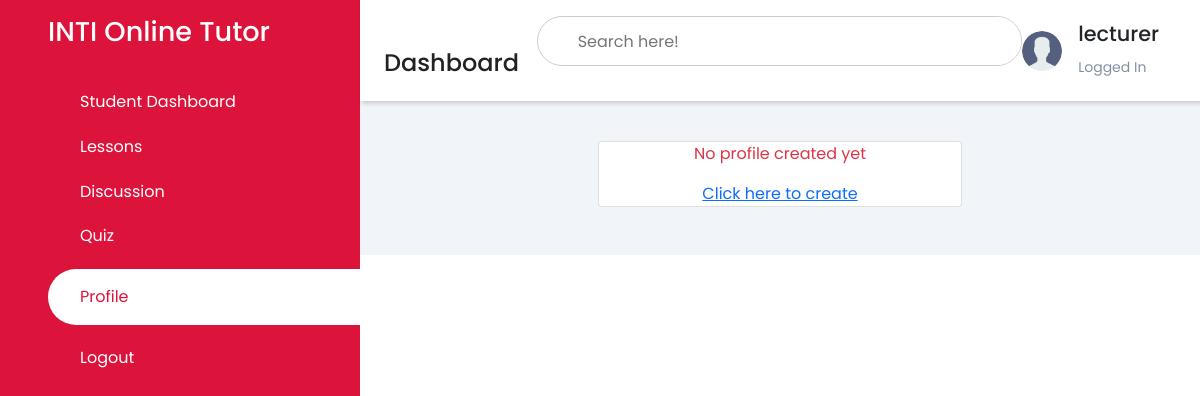
Page /student_profile/ (signed in) on the earlier database version.
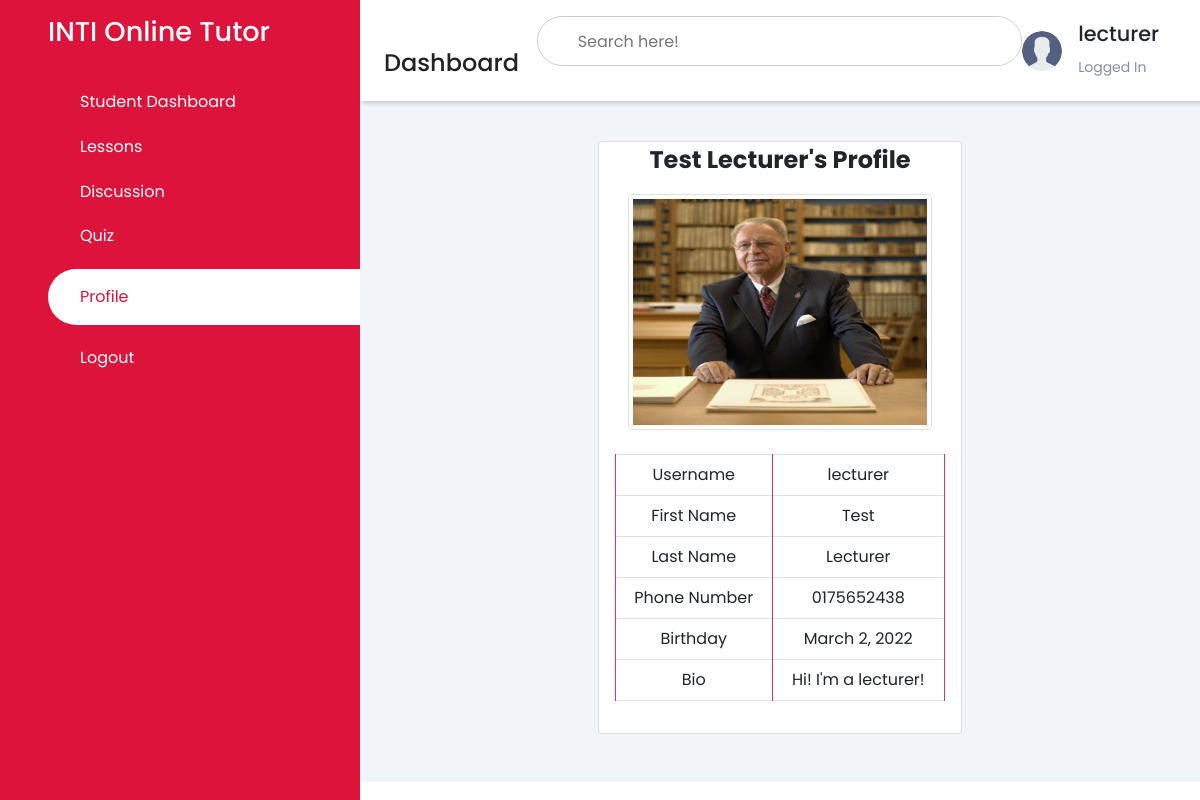
Same page on the later database version.
### pages/models.py (models this page shows, shortened)
class Profile(models.Model):
    user = models.OneToOneField(User, on_delete=models.CASCADE)
    profile_pic = models.ImageField(upload_to='', default='no-img.jpg', blank=True)
    first_name = models.CharField(max_length=255, default='')
    last_name = models.CharField(max_length=255, default='')
    email = models.EmailField(default='none@email.com')
    contact = models.CharField(max_length=255, blank=True, null=True)
    dob = models.DateField(default='24-06-1997')
    bio = models.TextField(default='')

class User(AbstractUser):
    is_student = models.BooleanField(default=False)
    is_lecturer = models.BooleanField(default=False)
    is_admin = models.BooleanField(default=False)

### pages/views.py (the view)
# urls.py: path('student_profile/', student_user_profile, name="student_profile"),
def student_user_profile(request):
    current_user = request.user
    user_id = current_user.id
    users = Profile.objects.filter(user_id=user_id)
    users = {'users': users}
    return render(request, 'dashboard/student/view_profile.html', users)

### templates/dashboard/student/view_profile.html (shortened to what the changed rows need)
<!DOCTYPE html>
<html lang="en">
<head>
    {% load static %}
    <link rel="stylesheet" href="https://maxst.icons8.com/vue-static/landings/line-awesome/line-awesome/1.3.0/css/line-awesome.min.css">
    <link rel="stylesheet" href="https://maxst.icons8.com/vue-static/landings/line-awesome/font-awesome-line-awesome/css/all.min.css">
    <link href="https://cdn.jsdelivr.net/npm/bootstrap@5.1.3/dist/css/bootstrap.min.css" rel="stylesheet">
    <link rel="stylesheet" href="{% static 'css/style.css' %}">
</head>
<body>
    <div class="sidebar">
        <div class="sidebar-brand">
            <h2>INTI Online Tutor</h2>
        </div>
    </div>
    <div class="main-content">
        <header>
            <div class="header-title">
                <h2>
                    <label for="">
                    <span class="las la-bars"></span>
                </label>
                    Dashboard
                </h2>
            </div>
        </header>
        <main>
            <div class="container-fluid">
                <div class="row">
                <div class="col-sm-6" style="padding-top: 20px">
                      <div class="card mb-3">
                               {% if users %}
                               {% for user in users %}
                          <center><strong>
                              <div style="font-size: 1.5rem;">
                          <a>{{ user.first_name }}  {{ user.last_name }}'s Profile</a></div>
                            </strong></center>
                                <div class="card-body">
                                     {% if user.profile_pic %}
                                        <center><img src="{{ user.profile_pic.url }}" class="img-thumbnail" alt="{{ user.user.username }}" style="height: 236px; width: 304px"></center><br>
                                    {% else %}
                                                    <span class="text-muted">No Profile Picture for {{ user.user.username }}</span>
                                    {% endif %}
                                        <table class="table table-bordered">
                                            <tbody>
                                                <tr>
                                                    <td>Username</td>
                                                    <td>{{ user.user.username }}</td>
                                                </tr>
                                                <tr>
                                                    <td>First Name</td>
                                                    <td>{{ user.first_name }}</td>
                                                </tr>
                                                <tr>
                                                    <td>Last Name</td>
                                                    <td>{{ user.last_name }}</td>
                                                </tr>
                                                <tr>
                                                    <td>Phone Number</td>
                                                    <td>{{ user.contact }}</td>
                                                </tr>
                                                <tr>
                                                    <td>Birthday</td>
                                                    <td>{{ user.dob }}</td>
                                                </tr>
                                                <tr>
                                                    <td>Bio</td>
                                                    <td>{{ user.bio }}</td>
                                                </tr>
                                            </tbody>
                                        </table>
                        </div>
                      </div>
                                      </div>
                                    </div>
                                  </div>
                </div>
                 {% endfor %}
                 {% else %}
                 <center><span><p class="text-danger">No profile created yet</p></span></center>
                 <center><a href="{% url 'student_create_profile' %}">Click here to create</center>
                 {% endif %}
        </main>
    </div>
</body>
</html>

Differences in the rows shown:
added Profile: first_name "Test", last_name "Lecturer", profile_pic (picture), user.username "lecturer", contact "0175652438", dob "March 2, 2022", bio "Hi! I'm a lecturer!"
Other differences:
text no longer shown: "No profile created yet Click here to create"
